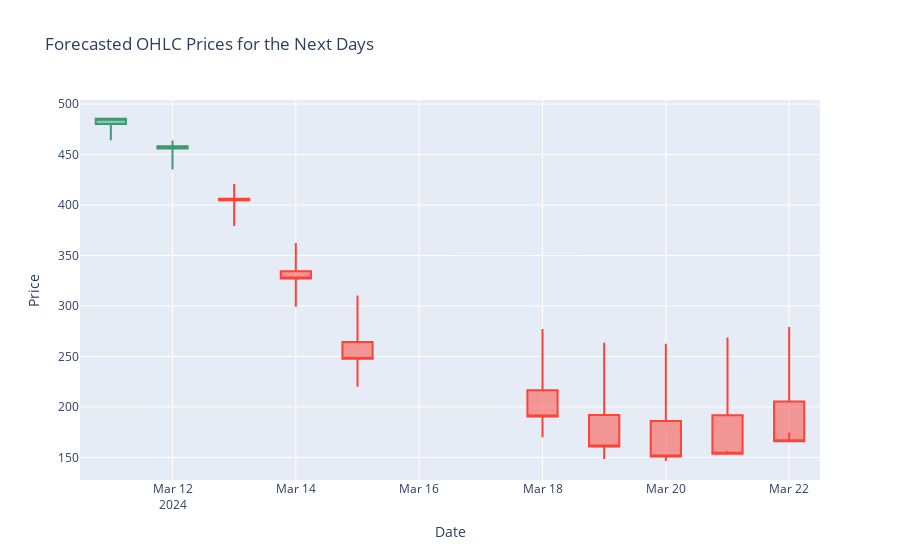

Notebook code for this chart:
### Markdown cell above
## Future Price Forecasting Function

The `forecast_future` function aims to predict future stock prices for a set number of days beyond the available data. It uses the last known data sequence as the input to the LSTM model to generate future predictions iteratively.

### Parameters:
- `stock_data`: The DataFrame containing historical stock data.
- `model`: The trained LSTM model for prediction.
- `scaler`: The scaler object used for normalizing the data.
- `seq_length`: The length of the input data sequence for the LSTM model.
- `num_features`: The number of features in the input data.
- `future_days`: The number of future days to predict.

### Process:
- The function first extracts the last sequence of data from the DataFrame.
- This sequence is then scaled and fed into the model to predict the next time step.
- This process is repeated for the specified number of `future_days`.
- Each new prediction is appended to the sequence for subsequent predictions.

### Returns:
- `future_predictions`: An array of predicted values for the specified number of days into the future.

## Complete Forecasting and Plotting Function

The `forecast_and_plot_complete` function encompasses the entire process of forecasting and visualization. It integrates data preparation, model training, evaluation, and future price prediction into a single workflow.

### Parameters:
- `ticker`: The stock symbol for the company being analyzed.
- `features`: The list of stock attributes to use for prediction, such as 'Open', 'High', 'Low', 'Close'.
- `start_date`: The starting date for the historical data to download.
- `end_date`: The ending date for the historical data to download.
- `seq_length`: The length of the sequence to use in the LSTM model.
- `future_days`: The number of future days to forecast and visualize.

### Workflow:
- The function begins by downloading and scaling the stock data.
- It then creates sequences for the LSTM and splits the data into training and test sets.
- A LSTM model is built and trained with the training data.
- The model's performance is evaluated on the test data using metrics such as MAE, MSE, and RMSE.
- Future prices are forecasted using the entire available dataset.
- The future predictions are visualized as 'ghost candles' on a plot, providing a graphical representation of expected future price movements.

### Execution:
- Set the parameters for the stock symbol, features, date range, and sequence length.
- Call `forecast_and_plot_complete` to perform the forecasting and plotting.

### Code cell
def forecast_future(stock_data, model, scaler, seq_length, num_features, future_days=10):
    # Directly use the DataFrame without slicing it before the function call
    # Ensure stock_data is in the expected DataFrame format with columns
    
    # Extract the last sequence from the DataFrame
    last_sequence_df = stock_data.iloc[-seq_length:]  # Ensure this is a DataFrame slice
    last_sequence = scaler.transform(last_sequence_df[features])
    last_sequence = np.expand_dims(last_sequence, axis=0)
    
    future_predictions = []
    
    for _ in range(future_days):
        prediction = model.predict(last_sequence)
        future_predictions.append(prediction[0])
        last_sequence = np.roll(last_sequence, -1, axis=1)
        last_sequence[:, -1, :] = prediction

    future_predictions = np.array(future_predictions)
    future_predictions = scaler.inverse_transform(future_predictions)
    
    return future_predictions

def forecast_and_plot_complete(ticker, features, start_date, end_date, seq_length, future_days=10):
    stock_data = download_stock_data(ticker, start_date, end_date)
#     scaler, scaled_data = scale_data(stock_data[features].values)
    scaler, scaled_data = scale_data(stock_data[features].values, features)
    
    X, y = create_sequences(scaled_data, seq_length)
    split_idx = int(len(X) * 0.8)
    X_train, y_train = X[:split_idx], y[:split_idx]
    X_test, y_test = X[split_idx:], y[split_idx:]
    
    num_features = len(features)
    X_train = X_train.reshape((X_train.shape[0], seq_length, num_features))
    X_test = X_test.reshape((X_test.shape[0], seq_length, num_features))
    
    model = build_and_train_model(X_train, y_train, seq_length, num_features, epochs=50, batch_size=32)
    
    # Generate predictions for the test set
    predicted_values_test = model.predict(X_test)
    mae, mse, rmse = calculate_metrics(scaler.inverse_transform(y_test), scaler.inverse_transform(predicted_values_test))
    print(f"Test Set - MAE: {mae}, MSE: {mse}, RMSE: {rmse}")
    
    # Forecast future prices directly from the entire stock_data DataFrame
    future_predictions = forecast_future(stock_data, model, scaler, seq_length, num_features, future_days)
    plot_ghost_candles(future_predictions, '2024-03-11')

# Parameters
ticker = 'SPY'
features = ['Open', 'High', 'Low', 'Close']
start_date = '2022-03-11'
end_date = '2024-03-11'
seq_length = 10

# Execute the complete forecast and plot function
forecast_and_plot_complete(ticker, features, start_date, end_date, seq_length)

### Figure 1 — Plotly figure (JSON) as saved in the notebook; plotly's stock layout.template omitted (floating-point values rounded to 4 significant figures)
{"data": [{"close": [485.6, 458.3, 404.8, 327.2, 247.8, 190.6, 160.7, 150.8, 153.6, 166.0], "high": [485.2, 463.9, 420.9, 362.4, 310.4, 277.1, 263.6, 262.6, 268.9, 279.2], "low": [464.3, 435.1, 379.3, 299.2, 220.0, 170.1, 148.3, 146.4, 156.7, 174.6], "name": "Ghost Candles", "open": [480.3, 456.0, 406.1, 334.4, 264.3, 216.4, 192.1, 186.0, 191.8, 205.5], "type": "candlestick", "x": ["2024-03-11T00:00:00", "2024-03-12T00:00:00", "2024-03-13T00:00:00", "2024-03-14T00:00:00", "2024-03-15T00:00:00", "2024-03-18T00:00:00", "2024-03-19T00:00:00", "2024-03-20T00:00:00", "2024-03-21T00:00:00", "2024-03-22T00:00:00"]}], "layout": {"title": {"text": "Forecasted OHLC Prices for the Next Days"}, "xaxis": {"rangeslider": {"visible": false}, "title": {"text": "Date"}}, "yaxis": {"title": {"text": "Price"}}}}
